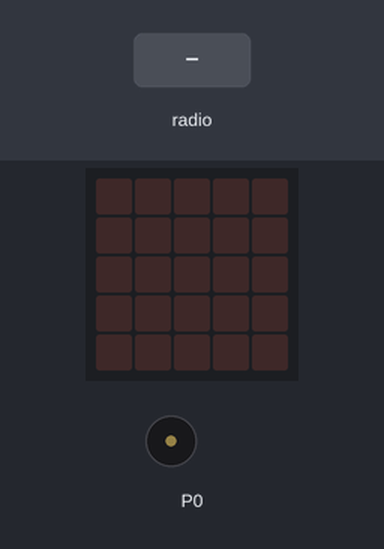
Bench run of a program on a simulated BBC micro:bit (MakeCode). Shown: the board's 5×5 LED display, buzzer (waves = sounding). The test bench sets the inputs (shaded band).

Above: at 1.2 s.
1.3 s: radio message "1" arrives
2.8 s: radio message "5" arrives
Timing chart, 0 to 5.8 s (numbered marks = the images above; inputs shaded):
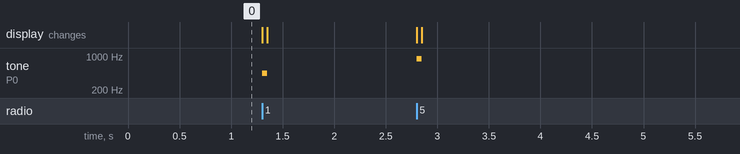

The program:

main.ts
```typescript
radio.onReceivedNumber(function (receivedNumber) {
    if (receivedNumber % 2 == 1) {
        led.plot(0, 0)
        led.plot(0, 1)
        led.plot(0, 2)
        led.plot(0, 3)
        music.ringTone(440)
    }
    if (receivedNumber / 2 >= 1) {
        led.plot(4, 0)
        led.plot(4, 1)
        led.plot(4, 2)
        led.plot(4, 3)
        music.ringTone(880)
    }
    basic.pause(50)
    led.unplot(0, 2)
    led.unplot(0, 3)
    led.unplot(0, 0)
    led.unplot(0, 1)
    led.unplot(4, 0)
    led.unplot(4, 1)
    led.unplot(4, 2)
    led.unplot(4, 3)
    music.stopAllSounds()
})
radio.setGroup(0)
music.setVolume(128)
```

test.ts
```typescript
// テストはここに来ます。このパッケージが拡張機能として使用されるときにはコンパイルされません。
```

Measured:
- after the input at 1.3 s, tone on P0: silent → 440 Hz at once, → silent 0.05 s later
- after the input at 2.8 s, tone on P0: silent → 880 Hz at once, → silent 0.05 s later
